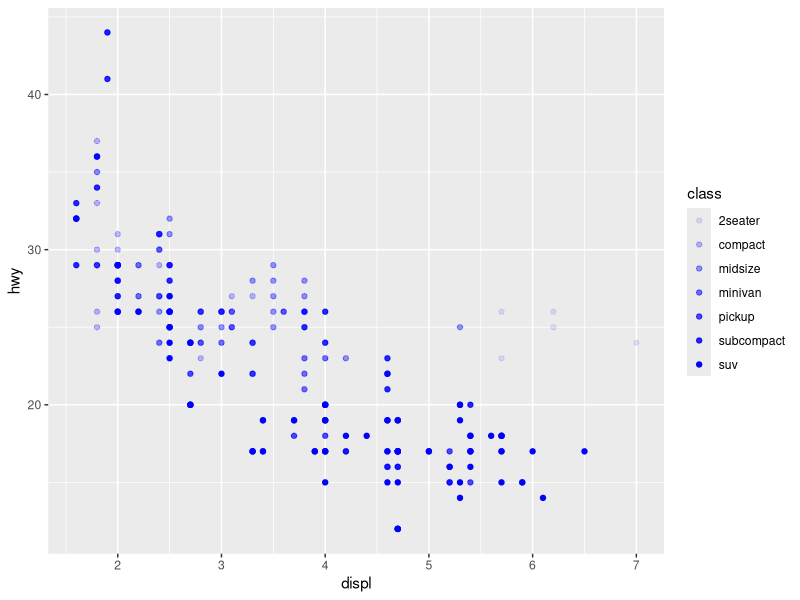
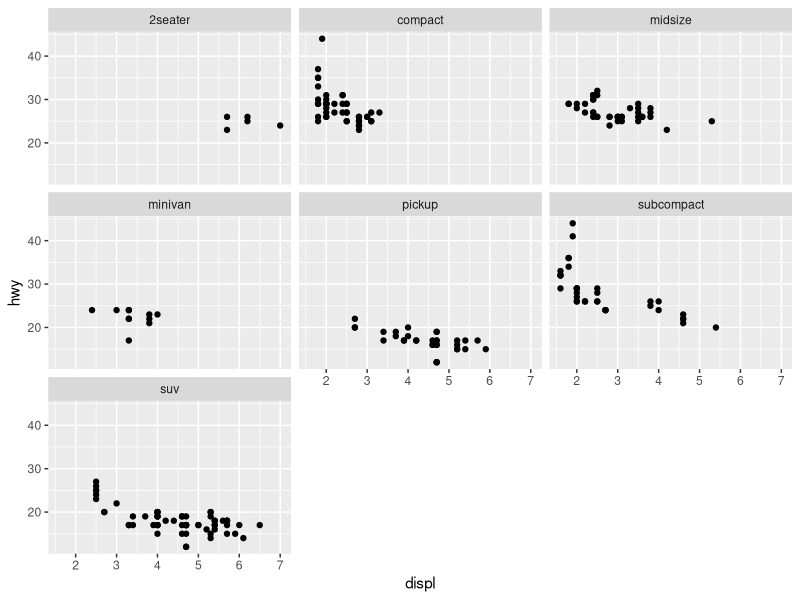
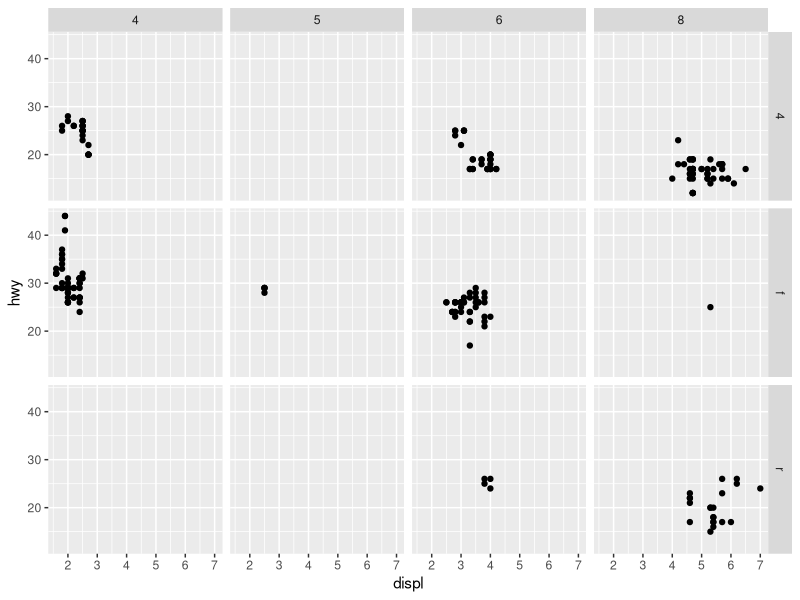
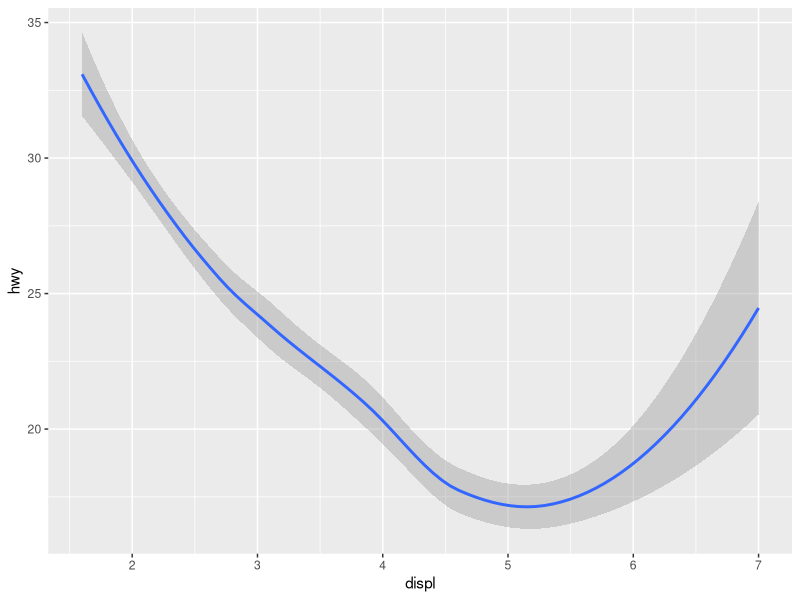
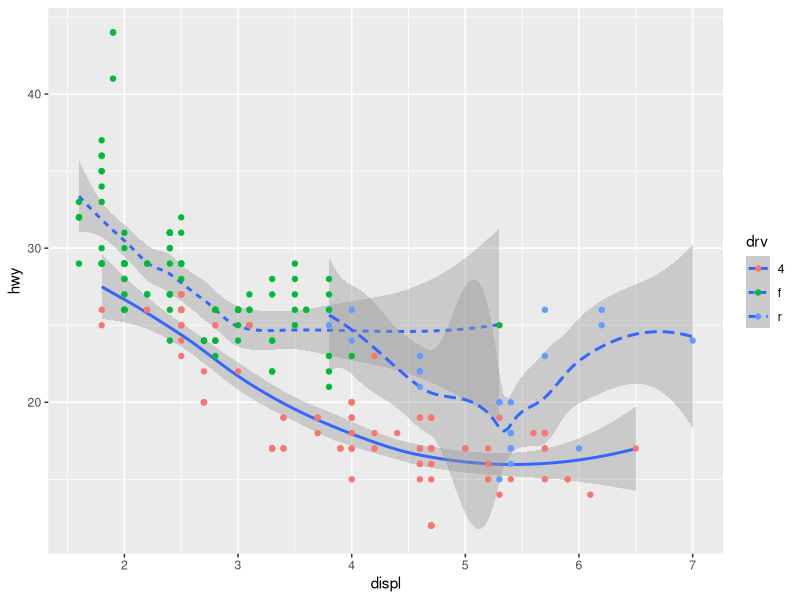
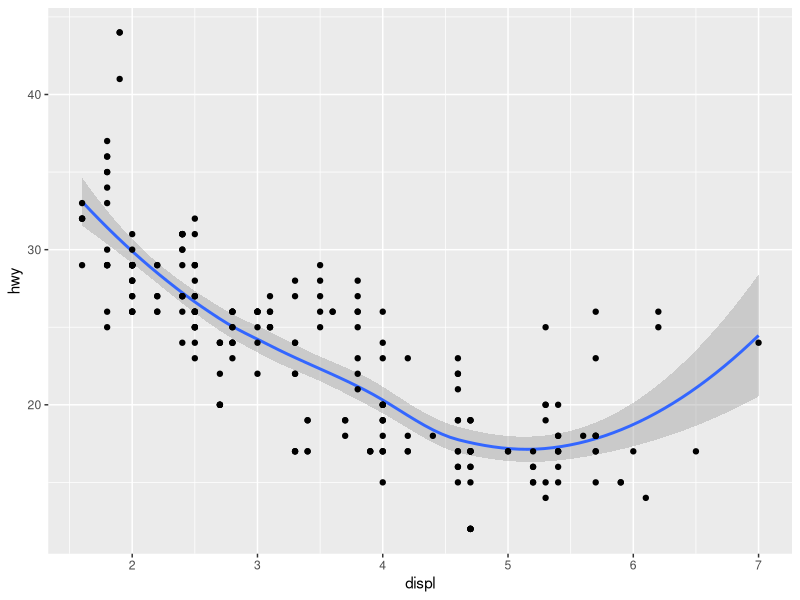
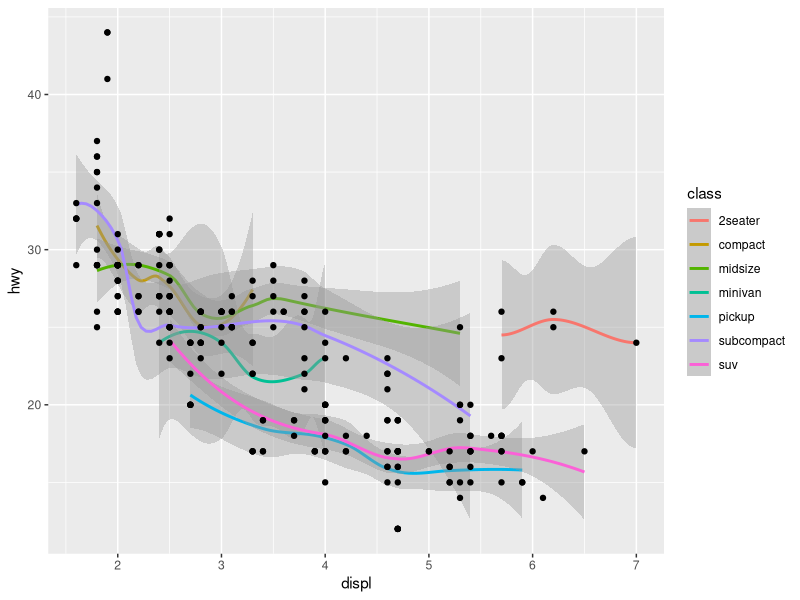
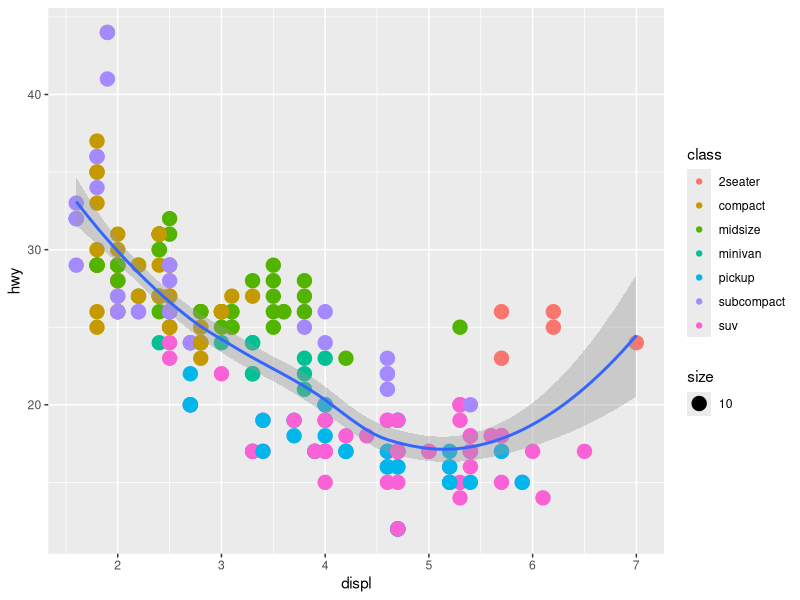

The R source for these figures, in order:

library(tidyverse)
mpg
# puedo ejecutar ?mpg para ver toda la documentacion


# 1 variacion con shape, alpha, size
ggplot( data = mpg) +
  geom_point(mapping = aes (x = displ, y = hwy, alpha = class), color = "blue")

# 2 Facets
ggplot( data = mpg) +
  geom_point(mapping = aes (x = displ, y = hwy)) +
  facet_wrap (~class, nrow = 3)

# 3 Facets dos variables
ggplot( data = mpg) +
  geom_point(mapping = aes (x = displ, y = hwy)) +
  facet_grid (drv ~ cyl)

#4 variando con geom_smooth
ggplot( data = mpg) +
  geom_smooth(mapping = aes (x = displ, y = hwy))

#5 variando con tipos de linea 
ggplot( data = mpg) +
  geom_smooth(mapping = aes (x = displ, y = hwy, linetype = drv)) +
  geom_point(mapping = aes (x = displ, y = hwy, color = drv))

#6 una forma mas eficiente y elegante sin repetir los ejes 
ggplot( data = mpg, mapping = aes(x = displ, y = hwy))  +
  geom_smooth() +
  geom_point()

#7 diferenciando capas 
ggplot( data = mpg, mapping = aes(x = displ, y = hwy))  +
  geom_smooth(mapping =  aes(color = class)) +
  geom_point()

#8 diferenciando capas, esta ves invertido al de arriba 
ggplot( data = mpg, mapping = aes(x = displ, y = hwy))  +
  geom_point(mapping =  aes(color = class, size = 10)) +
  geom_smooth()

# 9 se puede usar filtro en cada geom
ggplot( data = mpg, mapping = aes(x = displ, y = hwy))  +
  geom_point(mapping =  aes(color = class, size = 5)) +
  geom_smooth(
    data = filter(mpg, class == "subcompact"),size =2,
    se = FALSE
  )

# 10 size normal de lineas x defecto
ggplot( data = mpg, mapping = aes(x = displ, y = hwy))  +
  geom_point(mapping =  aes(color = class)) +
  geom_smooth(
    data = filter(mpg, class == "subcompact"),
    se = FALSE
  )


# ========== Graficas de Barras  barras ================
# diamonds, dataset con mas de 53000 diamantes
# ======================================================

diamonds

# 1
ggplot(data = diamonds) +
  geom_bar(mapping = aes (x = cut))

#2 con mediana
ggplot(data = diamonds) +
  stat_summary(
    mapping = aes(x = cut, y = depth),
    fun.ymin = min,
    fun.ymax = max,
    fun.y = median
  )

#3 con colores en los bordes
ggplot( data = diamonds) +
  geom_bar(mapping = aes (x = cut, color = cut))

#4 con colores en el llenado
ggplot( data = diamonds) +
  geom_bar(mapping = aes (x = cut, fill = cut))

#5 con colores en el llenado y stacked
ggplot( data = diamonds) +
  geom_bar(mapping = aes (x = cut, fill = clarity))

#6 uso de jitter
ggplot (data = mpg) +
  geom_point( aes (x = displ, y = hwy, size = 1),
  position = "jitter"
  )

# 7 uso de coord_flip() para intercambiar ejes
ggplot (data = mpg, mapping = aes(x = class, y = hwy)) +
  geom_boxplot()

# 7.1 uso de coord_flip() para intercambiar ejes
ggplot (data = mpg, mapping = aes(x = class, y = hwy)) +
  geom_boxplot() +
  coord_flip()

# 8 con maps
# install.packages("maps")
library(maps)
pais <- map_data("nz")
pais

# default
ggplot(pais, aes(long, lat, group = group)) +
  geom_polygon(fill = "white", color = "black")

# con ajuste
ggplot(pais, aes(long, lat, group = group)) +
  geom_polygon(fill = "white", color = "black") +
  coord_quickmap()




  





